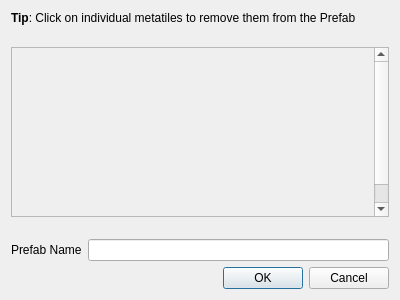
<?xml version="1.0" encoding="UTF-8"?>
<ui version="4.0">
 <class>PrefabCreationDialog</class>
 <widget class="QDialog" name="PrefabCreationDialog">
  <property name="geometry">
   <rect>
    <x>0</x>
    <y>0</y>
    <width>400</width>
    <height>300</height>
   </rect>
  </property>
  <property name="windowTitle">
   <string>Dialog</string>
  </property>
  <property name="sizeGripEnabled">
   <bool>false</bool>
  </property>
  <layout class="QVBoxLayout" name="verticalLayout">
   <item>
    <widget class="QLabel" name="label_2">
     <property name="text">
      <string>&lt;html&gt;&lt;head/&gt;&lt;body&gt;&lt;p&gt;&lt;span style=&quot; font-weight:600;&quot;&gt;Tip&lt;/span&gt;: Click on individual metatiles to remove them from the Prefab&lt;/p&gt;&lt;/body&gt;&lt;/html&gt;</string>
     </property>
     <property name="textFormat">
      <enum>Qt::RichText</enum>
     </property>
    </widget>
   </item>
   <item>
    <spacer name="verticalSpacer_2">
     <property name="orientation">
      <enum>Qt::Vertical</enum>
     </property>
     <property name="sizeHint" stdset="0">
      <size>
       <width>20</width>
       <height>40</height>
      </size>
     </property>
    </spacer>
   </item>
   <item>
    <widget class="QScrollArea" name="scrollArea">
     <property name="sizePolicy">
      <sizepolicy hsizetype="Minimum" vsizetype="Expanding">
       <horstretch>0</horstretch>
       <verstretch>0</verstretch>
      </sizepolicy>
     </property>
     <property name="widgetResizable">
      <bool>true</bool>
     </property>
     <widget class="QWidget" name="scrollAreaWidgetContents">
      <property name="geometry">
       <rect>
        <x>0</x>
        <y>0</y>
        <width>363</width>
        <height>192</height>
       </rect>
      </property>
      <layout class="QGridLayout" name="gridLayout">
       <property name="leftMargin">
        <number>0</number>
       </property>
       <property name="topMargin">
        <number>0</number>
       </property>
       <property name="rightMargin">
        <number>0</number>
       </property>
       <property name="bottomMargin">
        <number>0</number>
       </property>
       <item row="0" column="0">
        <widget class="ClickableGraphicsView" name="graphicsView_Prefab">
         <property name="sizePolicy">
          <sizepolicy hsizetype="Minimum" vsizetype="Minimum">
           <horstretch>0</horstretch>
           <verstretch>0</verstretch>
          </sizepolicy>
         </property>
         <property name="styleSheet">
          <string notr="true">background-color: transparent</string>
         </property>
        </widget>
       </item>
      </layout>
     </widget>
    </widget>
   </item>
   <item>
    <spacer name="verticalSpacer">
     <property name="orientation">
      <enum>Qt::Vertical</enum>
     </property>
     <property name="sizeHint" stdset="0">
      <size>
       <width>20</width>
       <height>40</height>
      </size>
     </property>
    </spacer>
   </item>
   <item>
    <widget class="QFrame" name="frame">
     <property name="frameShape">
      <enum>QFrame::NoFrame</enum>
     </property>
     <property name="frameShadow">
      <enum>QFrame::Raised</enum>
     </property>
     <layout class="QHBoxLayout" name="horizontalLayout">
      <property name="leftMargin">
       <number>0</number>
      </property>
      <property name="topMargin">
       <number>0</number>
      </property>
      <property name="rightMargin">
       <number>0</number>
      </property>
      <property name="bottomMargin">
       <number>0</number>
      </property>
      <item>
       <widget class="QLabel" name="label">
        <property name="text">
         <string>Prefab Name</string>
        </property>
       </widget>
      </item>
      <item>
       <widget class="QLineEdit" name="lineEdit_PrefabName">
        <property name="text">
         <string/>
        </property>
        <property name="placeholderText">
         <string/>
        </property>
       </widget>
      </item>
     </layout>
    </widget>
   </item>
   <item>
    <widget class="QDialogButtonBox" name="buttonBox">
     <property name="orientation">
      <enum>Qt::Horizontal</enum>
     </property>
     <property name="standardButtons">
      <set>QDialogButtonBox::Cancel|QDialogButtonBox::Ok</set>
     </property>
    </widget>
   </item>
  </layout>
 </widget>
 <customwidgets>
  <customwidget>
   <class>ClickableGraphicsView</class>
   <extends>QGraphicsView</extends>
   <header>graphicsview.h</header>
  </customwidget>
 </customwidgets>
 <resources/>
 <connections>
  <connection>
   <sender>buttonBox</sender>
   <signal>accepted()</signal>
   <receiver>PrefabCreationDialog</receiver>
   <slot>accept()</slot>
   <hints>
    <hint type="sourcelabel">
     <x>248</x>
     <y>254</y>
    </hint>
    <hint type="destinationlabel">
     <x>157</x>
     <y>274</y>
    </hint>
   </hints>
  </connection>
  <connection>
   <sender>buttonBox</sender>
   <signal>rejected()</signal>
   <receiver>PrefabCreationDialog</receiver>
   <slot>reject()</slot>
   <hints>
    <hint type="sourcelabel">
     <x>316</x>
     <y>260</y>
    </hint>
    <hint type="destinationlabel">
     <x>286</x>
     <y>274</y>
    </hint>
   </hints>
  </connection>
 </connections>
</ui>
